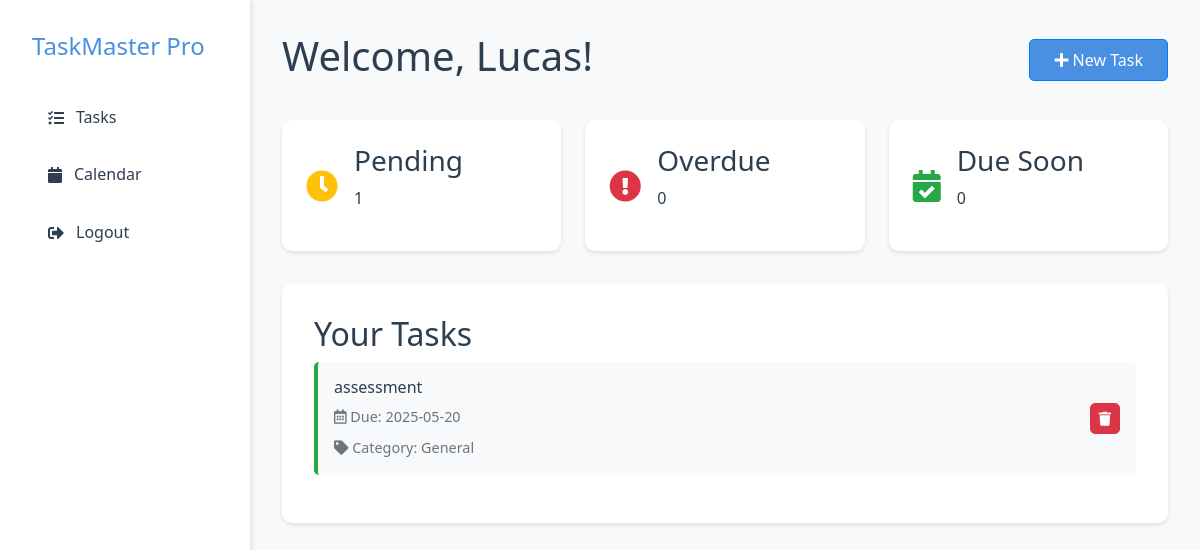
/dashboard (signed in), run on an earlier commit of the app's database.
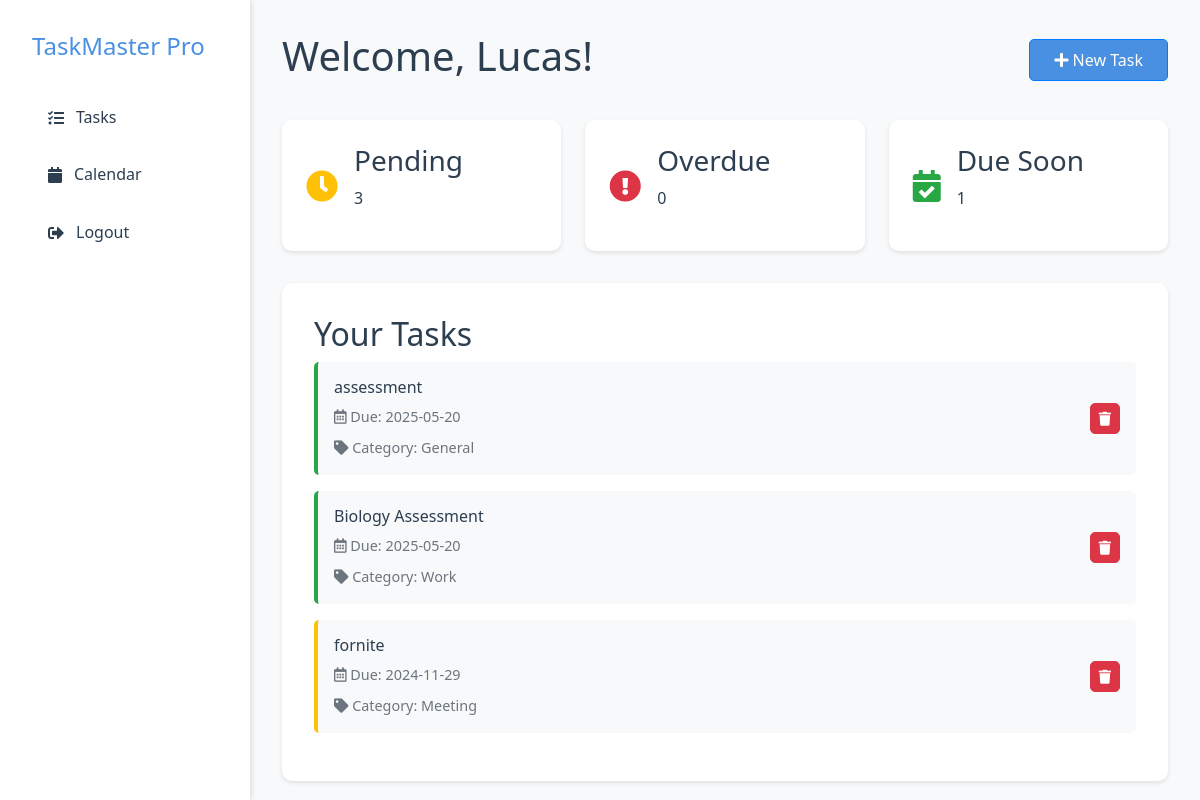
And on a later commit of the database.
### tables this page shows
CREATE TABLE todos (
                id INTEGER PRIMARY KEY AUTOINCREMENT,
                user_id INTEGER NOT NULL,
                task TEXT NOT NULL,
                due_date TEXT NOT NULL,
                done BOOLEAN NOT NULL DEFAULT 0, category_id INTEGER 
            REFERENCES categories(id), category TEXT DEFAULT 'General',
                FOREIGN KEY (user_id) REFERENCES users (id)
            );

### app.py (the view, shortened to what this page needs)
@app.route("/dashboard", methods=["GET", "POST"])
def dashboard():
    if 'user_id' not in session:
        flash("Please login first!", "error")
        return redirect(url_for("login"))
    conn = sqlite3.connect(DB_PATH)
    cursor = conn.cursor()
    cursor.execute("SELECT id, task, due_date, category FROM todos WHERE user_id = ?", (session['user_id'],))
    todos = cursor.fetchall()
    conn.close()
    todo_list = []
    for todo in todos:
        due_date = datetime.fromisoformat(todo[2])
        time_left = due_date - datetime.now()
        if time_left.total_seconds() < 0:
            color = "red"  # Overdue
        elif time_left <= timedelta(days=7):
            color = "yellow"  # Due soon
        else:
            color = "on-time"
        todo_list.append({
            "id": todo[0],
            "task": todo[1],
            "due_date": due_date.strftime("%Y-%m-%d"),
            "category": todo[3],
            "color": color
        })
    return render_template("dashboard.html", todo_list=todo_list)

### templates/dashboard.html (shortened to what this page needs)
<!DOCTYPE html>
<html lang="en">
<head>
    <link rel="stylesheet" href="{{ url_for('static', filename='css/style.css') }}">
    <link rel="stylesheet" href="https://cdnjs.cloudflare.com/ajax/libs/font-awesome/5.15.4/css/all.min.css">
</head>
<body class="dashboard-body">
    <div class="dashboard-container">
        <aside class="sidebar">
            <div class="sidebar-header">
                <h2 class="logo">TaskMaster Pro</h2>
            </div>
            <nav class="sidebar-nav">
                <a href="{{ url_for('dashboard') }}" class="nav-item {% if active_page == 'tasks' %}active{% endif %}">
                    <i class="fas fa-tasks"></i> Tasks
                </a>
                <a href="{{ url_for('calendar_view') }}" class="nav-item {% if active_page == 'calendar' %}active{% endif %}">
                    <i class="fas fa-calendar"></i> Calendar
                </a>
                <a href="{{ url_for('logout') }}" class="nav-item">
                    <i class="fas fa-sign-out-alt"></i> Logout
                </a>
            </nav>
        </aside>
        <main class="main-content">
            <header class="dashboard-header">
                <h1>Welcome, {{ session['username'] }}!</h1>
                <div class="header-actions">
                    <button class="btn btn-primary" onclick="document.getElementById('addTaskModal').style.display='block'">
                        <i class="fas fa-plus"></i> New Task
                    </button>
                </div>
            </header>
            <div class="task-summary">
                <div class="summary-card">
                    <i class="fas fa-clock text-warning"></i>
                    <div class="summary-info">
                        <h3>Pending</h3>
                        <p>{{ todo_list|length }}</p>
                    </div>
                </div>
                <div class="summary-card">
                    <i class="fas fa-exclamation-circle text-danger"></i>
                    <div class="summary-info">
                        <h3>Overdue</h3>
                        <p>{{ todo_list|selectattr('color', 'equalto', 'red')|list|length }}</p>
                    </div>
                </div>
                <div class="summary-card">
                    <i class="fas fa-calendar-check text-success"></i>
                    <div class="summary-info">
                        <h3>Due Soon</h3>
                        <p>{{ todo_list|selectattr('color', 'equalto', 'yellow')|list|length }}</p>
                    </div>
                </div>
            </div>
            <div class="task-list">
                <h2>Your Tasks</h2>
                {% if todo_list %}
                    {% for todo in todo_list %}
                    <div class="task-card status-{{ todo.color }}">
                        <div class="task-content">
                            <h3>{{ todo.task }}</h3>
                            <p><i class="far fa-calendar-alt"></i> Due: {{ todo.due_date }}</p>
                            <p><i class="fas fa-tag"></i> Category: {{ todo.category }}</p>
                        </div>
                        <div class="task-actions">
                            <a href="{{ url_for('delete_task', task_id=todo.id) }}" class="btn btn-danger btn-sm">
                                <i class="fas fa-trash"></i>
                            </a>
                        </div>
                    </div>
                    {% endfor %}
                {% else %}
                    <div class="empty-state">
                        <i class="fas fa-clipboard-list"></i>
                        <p>No tasks yet. Add your first task to get started!</p>
                    </div>
                {% endif %}
            </div>
        </main>
    </div>
</body>
</html>

### static/css/style.css (style rules this page uses)
:root { --primary-color: #4a90e2; --secondary-color: #2c3e50; --background-color: #f5f6fa; --text-color: #2c3e50; --spacing: 2rem; }
* { margin: 0; padding: 0; box-sizing: border-box; }
body { font-family: 'Segoe UI', system-ui, sans-serif; line-height: 1.6; color: var(--text-color); background-color: var(--background-color); }
.logo { font-size: 1.5rem; color: var(--primary-color); }
.btn { padding: 0.5rem 1.5rem; border-radius: 5px; text-decoration: none; font-weight: 500; transition: all 0.3s ease; }
.btn-primary { background: var(--primary-color); color: white; }
.dashboard-body { background-color: #f8f9fa; height: 100vh; overflow: hidden; }
.dashboard-container { display: flex; height: 100vh; }
.sidebar { width: 250px; background: white; box-shadow: 2px 0 5px rgba(0,0,0,0.1); padding: 2rem; }
.sidebar-header { margin-bottom: 2rem; }
.nav-item { display: flex; align-items: center; padding: 0.75rem 1rem; color: var(--secondary-color); text-decoration: none; border-radius: 5px; margin-bottom: 0.5rem; }
.nav-item i { margin-right: 0.75rem; }
.main-content { flex: 1; padding: 2rem; overflow-y: auto; }
.dashboard-header { display: flex; justify-content: space-between; align-items: center; margin-bottom: 2rem; }
.task-summary { display: grid; grid-template-columns: repeat(auto-fit, minmax(200px, 1fr)); gap: 1.5rem; margin-bottom: 2rem; }
.summary-card { background: white; padding: 1.5rem; border-radius: 10px; display: flex; align-items: center; box-shadow: 0 2px 4px rgba(0,0,0,0.1); }
.summary-card i { font-size: 2rem; margin-right: 1rem; }
.text-warning { color: #ffc107; }
.text-danger { color: #dc3545; }
.text-success { color: #28a745; }
.task-list { background: white; padding: 2rem; border-radius: 10px; box-shadow: 0 2px 4px rgba(0,0,0,0.1); }
.task-card { display: flex; justify-content: space-between; align-items: center; padding: 1rem; border-radius: 5px; margin-bottom: 1rem; background: #f8f9fa; border-left: 4px solid #ddd; }
.status-yellow { border-left-color: #ffc107; }
.status-on-time { border-left-color: #28a745; }
.task-content h3 { margin: 0; font-size: 1rem; }
.task-content p { margin: 0.5rem 0 0; color: #6c757d; font-size: 0.9rem; }
.btn-sm { padding: 0.25rem 0.5rem; font-size: 0.875rem; }
.btn-danger { background: #dc3545; color: white; }

What changed in the data, as far as the page shows it:
added todos: task "Biology Assessment", due_date "2025-05-20", category "Work"
added todos: task "fornite", due_date "2024-11-29", category "Meeting"
Also different on the page:
{{ todo_list|length }}: "1" → "3"
{{ todo_list|selectattr('color', 'equalto', 'yellow')|list|length }}: "0" → "1"
